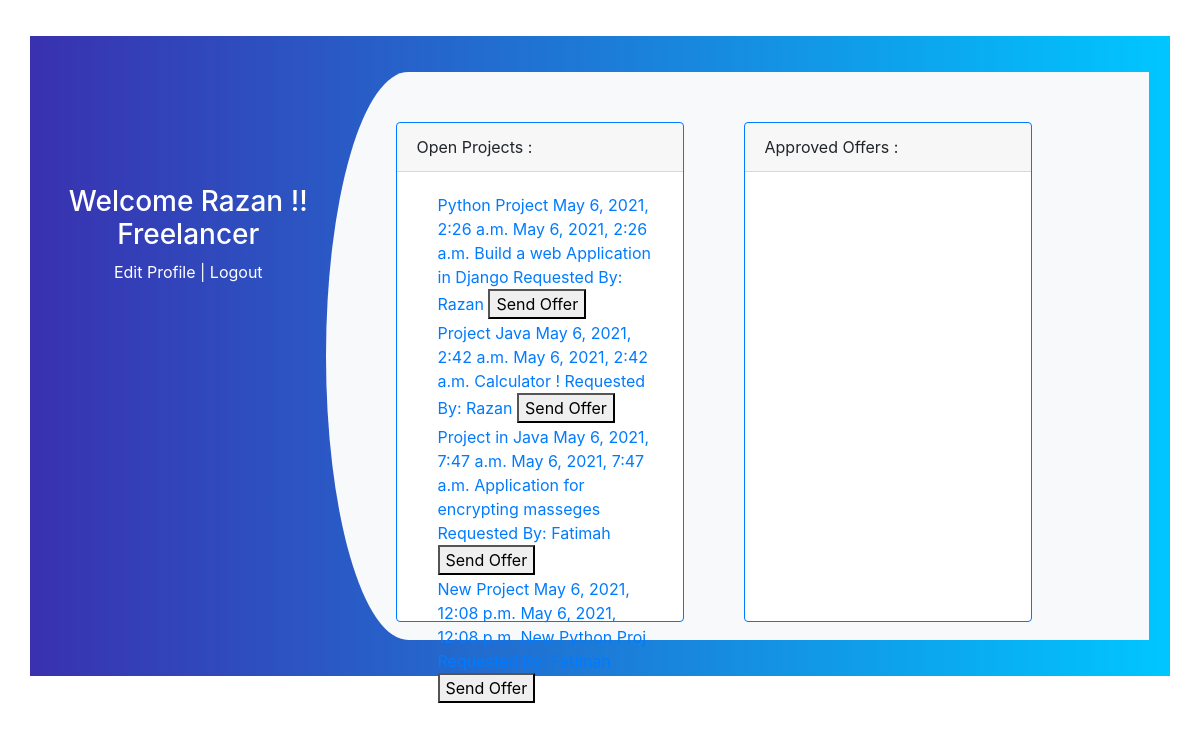
/freelancer (signed in), run on the app's committed database.
### app/models.py (models this page shows)
class Customer(models.Model):
    fname = models.CharField(max_length=30)
    lname = models.CharField(max_length=30)
    phone_no= models.IntegerField()
    email = models.CharField(max_length=30)
    password = models.CharField(max_length=30)
    created_at = models.DateTimeField(auto_now_add=True)
    updated_at = models.DateTimeField(auto_now=True)
    objects = CostumerManager()

class Project(models.Model):
    proj_name = models.CharField(max_length=250)
    freelancer=models.ForeignKey(Freelancer, related_name="freelancer" ,on_delete = models.CASCADE, null=True)
    customer=models.ForeignKey(Customer, related_name="customer" ,on_delete = models.CASCADE)
    start_date=models.DateTimeField(auto_now_add=True)
    deadline = models.DateTimeField(auto_now=True)
    discription = models.CharField(max_length=230)
    created_at = models.DateTimeField(auto_now_add=True)
    updated_at = models.DateTimeField(auto_now=True)

### app/views.py (the view)
# urls.py: path('freelancer' , views.freelancer),
def freelancer(request):
    context = {
        'all_users' : Freelancer.objects.all(),
        'all_projects': Project.objects.all(),
        'all_request': Request.objects.all()
    }
    return render(request, 'freelancer.html',context)

### app/templates/freelancer.html (shortened to what this page needs)
<!DOCTYPE html>
<html lang="en">
<head>
    {% load static %}
    <link rel="stylesheet" href="{% static 'style.css' %}">
    <link rel="stylesheet" href="https://cdnjs.cloudflare.com/ajax/libs/twitter-bootstrap/4.3.1/css/bootstrap.min.css">
</head>
<body>
    <div class="container register">
        <div class="row">
            <div class="col-md-3 register-left">
                <img src="C:\Users\Rooz albasha\Desktop\project\weather\log in logo.jpg" alt="">
                <h3>Welcome {{request.session.fname}} !! Freelancer
                </h3>
                <a href='edit_account/{{request.session.uid}}'>Edit Profile </a>|
                <a href='/logout'>Logout</a>
            </div>
            <div class="col-md-9 register-right">
                <div class="card border-primary mb-2" style="max-width: 18rem;">
                    <div class="card-header">Open Projects :</div>
                        <div class="card-body text-primary">
                            {% for proj in all_projects  %}
                            <table>
                                <tr>
                                    <td>{{proj.proj_name}}
                                        {{proj.start_date}}
                                        {{proj.deadline}}
                                        {{proj.discription}}
                                        Requested By: {{proj.customer.fname}}
                                        <a href="/accept_req"><button>Send Offer</button></a>
                                    </td>
                                </tr>
                                {% endfor %}
                            </table>
                        </div>
                </div>
                <div class="card border-primary mb-2" style="max-width: 18rem;">
                    <div class="card-header">Approved Offers :</div>
                        <div class="card-body text-primary">
                        </div>
                </div>
            </div>
    </div>
</body>
</html>

### app/static/style.css (style rules this page uses)
.register { background: -webkit-linear-gradient(left, #3931af, #00c6ff); margin-top: 3%; padding: 3%; }
.register-left { text-align: center; color: #fff; margin-top: 4%; }
.register-right { background: #f8f9fa; border-top-left-radius: 10% 50%; border-bottom-left-radius: 10% 50%; }
.register-left img { margin-top: 15%; margin-bottom: 5%; width: 25%; -webkit-animation: mover 2s infinite alternate; animation: mover 1s infinite alternate; }

### app/templates/freelancer.html (style rules this page uses)
.register { background: -webkit-linear-gradient(left, #3931af, #00c6ff); margin-top: 3%; padding: 3%; }
.register-left { height: 300px; text-align: center; color: #fff; margin-top: 4%; }
.register-right { background: #f8f9fa; border-top-left-radius: 10% 50%; border-bottom-left-radius: 10% 50%; padding: 10px; display: flex; }
.register-left img { margin-top: 15%; margin-bottom: 5%; width: 25%; -webkit-animation: mover 2s infinite alternate; animation: mover 1s infinite alternate; }
a { color:white; }
img { width: 200px; padding: 10px; margin-top: 10px; margin-left: 30px; }
table { padding: 40px; margin-left: 20px; }
.card { margin-top: 40px; margin-left: 60px; height:500px; width: 400px; }

### data on the page
Customer: session.fname "Razan"
Project: proj_name "Python Project", start_date "May 6, 2021, 2:26 a.m.", deadline "May 6, 2021, 2:26 a.m.", discription "Build a web Application in Django", customer.fname "Razan"
Project: proj_name "Project Java", start_date "May 6, 2021, 2:42 a.m.", deadline "May 6, 2021, 2:42 a.m.", discription "Calculator !", customer.fname "Razan"
Project: proj_name "Project in Java", start_date "May 6, 2021, 7:47 a.m.", deadline "May 6, 2021, 7:47 a.m.", discription "Application for encrypting masseges", customer.fname "Fatimah"
Project: proj_name "New Project", start_date "May 6, 2021, 12:08 p.m.", deadline "May 6, 2021, 12:08 p.m.", discription "New Python Proj"
